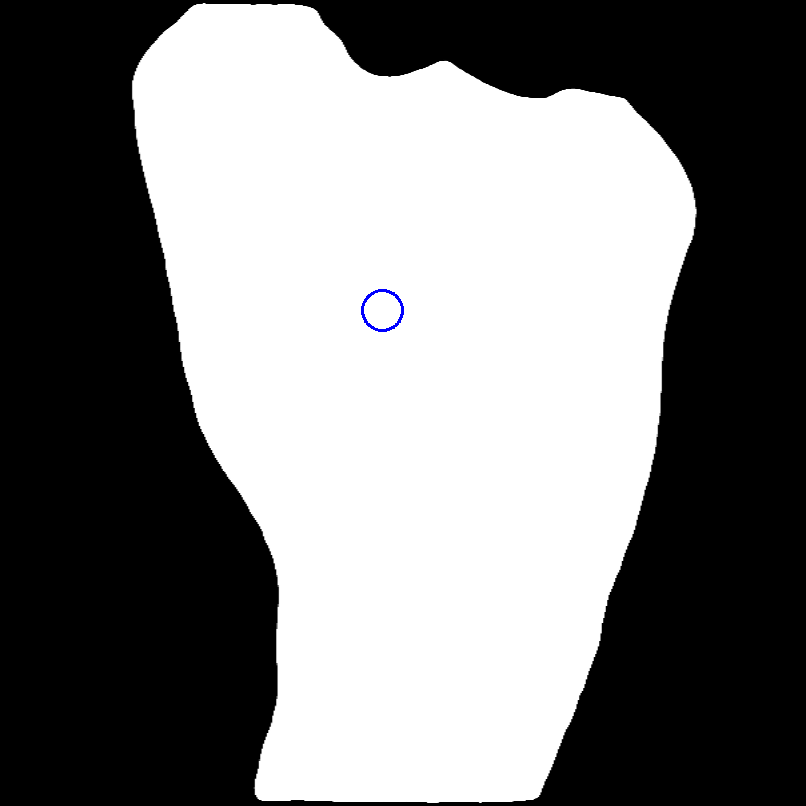
#> input picture Experimental/Deformation_Matching/computed_images/m1_center.png, 806 x 806 px
$ python polar_line_estimation.py computed_images/m1_center.png computed_images/m2_center.png computed_images/m1_edges.png computed_images/m2_edges.png
#> lines starting #> are read from the running program, lines starting #| are printed output that depends on the picture; after the words box and inside, x2 and y2 are one past the last pixel; in counts of white or black regions, pixels touching at a corner belong together
import cv2
import sys
import math
import time
from tqdm import tqdm
import numpy as np
from scipy import ndimage

def dist(t1, t2):
    return ((t1[0] - t2[0])**2 + (t1[1] - t2[1])**2)**0.5

def loadImgs(image_1_path, mask_1_path, image_2_path, mask_2_path):
#> called with image_1_path = 'computed_images/m1_center.png', mask_1_path = 'computed_images/m2_center.png', image_2_path = 'computed_images/m1_edges.png', mask_2_path = 'computed_images/m2_edges.png'
    img1 = cv2.imread(image_1_path)
#> img1 is the input picture: shape (806, 806, 3); mean B, G, R 124.9, 124.7, 124.7
    mask1 = cv2.imread(mask_1_path)
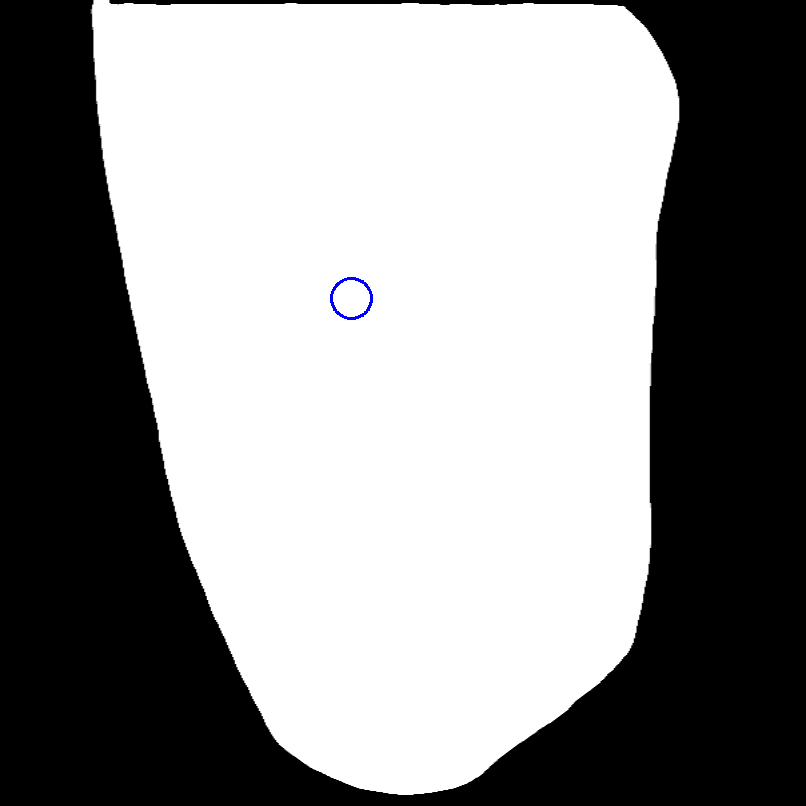
#> input picture Experimental/Deformation_Matching/computed_images/m2_center.png, 806 x 806 px
#> mask1 is the input picture: shape (806, 806, 3); mean B, G, R 145.6, 145.5, 145.5
    img2 = cv2.imread(image_2_path)
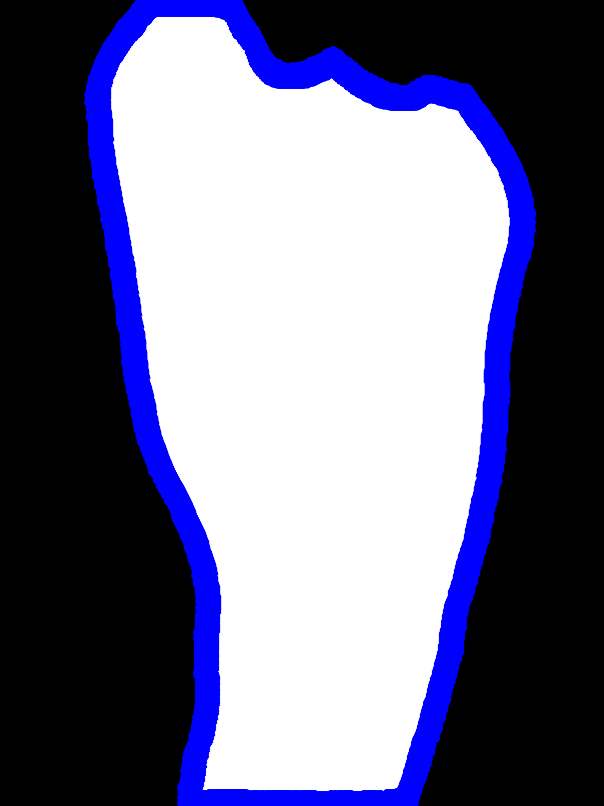
#> input picture Experimental/Deformation_Matching/computed_images/m1_edges.png, 604 x 806 px
#> img2 is the input picture: shape (806, 604, 3); mean B, G, R 139.4, 111.9, 111.9
    mask2 = cv2.imread(mask_2_path)
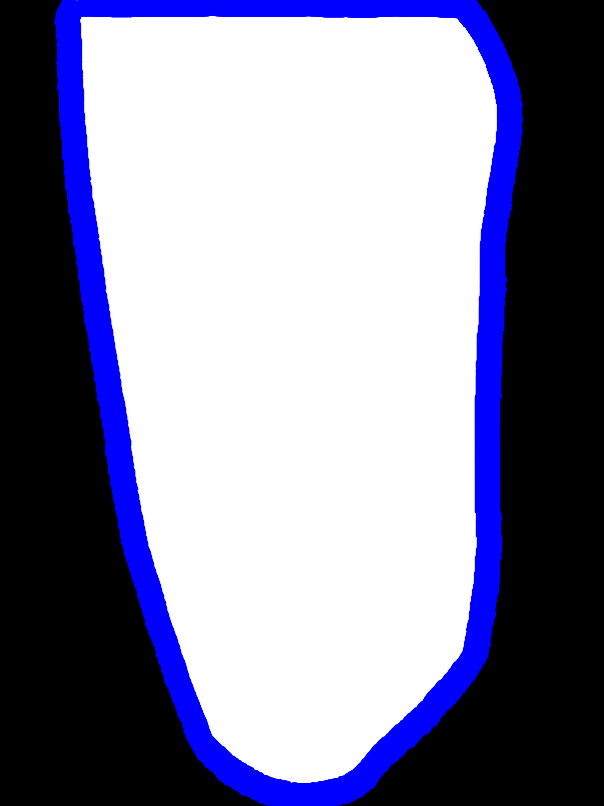
#> input picture Experimental/Deformation_Matching/computed_images/m2_edges.png, 604 x 806 px
#> mask2 is the input picture: shape (806, 604, 3); mean B, G, R 160.6, 133.2, 133.2

    # Show images
    scx, scy = 5, 10
    cv2.imshow('images', np.concatenate((cv2.resize(np.concatenate((img1,img2), axis=1), (img1.shape[1]//scx, img1.shape[0]//scy)), cv2.resize(np.concatenate((mask1,mask2), axis=1), (img1.shape[1]//scx, img1.shape[0]//scy))), axis=0))
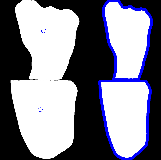
#> window 'images': shape (160, 161, 3); mean B, G, R 141.7, 129.6, 129.6
    cv2.waitKey(1000)
    cv2.destroyAllWindows()

    return (img1, mask1, img2, mask2)

def resizeImgs(img1, mask1, img2, mask2):
    scl = 5
    img1 = cv2.resize(img1, (img1.shape[1]//scl, img1.shape[0]//scl))
#> img1: shape (161, 161, 3)
    mask1 = cv2.resize(mask1, (mask1.shape[1]//scl, mask1.shape[0]//scl))
#> mask1: shape (161, 161, 3)
    img2 = cv2.resize(img2, (img2.shape[1]//scl, img2.shape[0]//scl))
#> img2: shape (161, 120, 3)
    mask2 = cv2.resize(mask2, (mask2.shape[1]//scl, mask2.shape[0]//scl))
#> mask2: shape (161, 120, 3)

    return (img1, mask1, img2, mask2)

def compute_center(mask, saveFile, showprocess=False, save=True):
    # Let's take only one layer of the mask
#> called with saveFile = 'computed_images/m1_center.png', showprocess = False, save = True
    layer1 = mask[:,:,0].copy()
    layer1[layer1 > 1] = 1
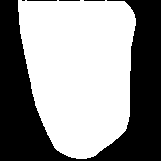
#> layer1: shape (161, 161); values 0 (black) and 1 (white), 57.5% white; 5 black regions (1 under 20 px), largest, box (x1, y1, x2, y2) and area: (0, 0, 161, 161) 10942, (27, 0, 57, 1) 30, (59, 0, 80, 1) 21, (84, 0, 105, 1) 21

    center_coordinates = (int(ndimage.center_of_mass(layer1)[0]), int(ndimage.center_of_mass(layer1)[1]))
#> center_coordinates = (70, 79)

    # put circle on image
    scl = 1
    image = cv2.circle(cv2.resize(mask, (mask.shape[0]//scl, mask.shape[0]//scl)), (center_coordinates[0]//scl, center_coordinates[1]//scl), 20, (255, 0, 0), 2)


    if showprocess:
        cv2.imshow("center", image)
        cv2.waitKey(1000)
        cv2.destroyAllWindows()

    if save:
        cv2.imwrite(saveFile, image)

    print(center_coordinates)
#| (70, 79)
    return center_coordinates


def compute_polar_line(mask, center, saveFile, showprocess=False, save=True):

    print("Starting edge search for image: ", saveFile)
    start = time.perf_counter()

    # set masks
    show_mask = mask.copy()
    singled_mask = mask[:,:,0].squeeze().copy()

    # Test 360 "rays" for each mask
    numrays = 5000 # [1,360)
    moveby = 0.5

    outline = []

    angle = 0
    while angle < 360:
        # Compute the first non-segmented pixel location
        # Compute the last segmented pixel location
        # Compute a point that "represents" the outermost point we need to keep
        # Keep in mind the previous ray's points (no huge jumps)

        # Search from center along angled line:
        leaving_points = []
        search_pnt = np.array(center)
        last_pnt = True # true represents in the segmented area
        cur_pnt = True # These two statements are assumptions
        movedby = 0
        while search_pnt[0] < singled_mask.shape[0] and search_pnt[0] > 0 and search_pnt[1] < singled_mask.shape[1] and search_pnt[1] > 0:

            cur_pnt = True if singled_mask[search_pnt[0], search_pnt[1]] > 0 else False

            if cur_pnt == False and last_pnt == True:
                leaving_points.append((search_pnt[0], search_pnt[1], angle))
                if save:
                    # Modifying the show point breaks the code???
                    cv2.drawMarker(show_mask, (search_pnt[1], search_pnt[0]),(255,0,0), markerType=cv2.MARKER_TRIANGLE_UP, markerSize=20, thickness=3, line_type=cv2.LINE_AA)
            else:
                if showprocess:
                    cv2.drawMarker(show_mask, (search_pnt[1], search_pnt[0]),(0,0,255), markerType=cv2.MARKER_TRIANGLE_UP, markerSize=20, thickness=3, line_type=cv2.LINE_AA)
                pass

            if showprocess:
                # Show image
                cv2.imshow("center", show_mask)
                cv2.waitKey(100)
                cv2.destroyAllWindows()

            # Update point location
            movedby += moveby
            search_pnt[0] = center[0] + movedby*math.sin(math.radians(angle))
            search_pnt[1] = center[1] + movedby*math.cos(math.radians(angle))

            last_pnt = cur_pnt

        # Add one leave point (or other estimate) to the outline
        try:
            outline.append(leaving_points[0])
        except:
            outline.append((search_pnt[0], search_pnt[1], angle))
            pass

        angle += 360.0/numrays
        # print("Angle: ", angle)

    print("Total time to process image points = ", time.perf_counter() - start)

    # Print Image
    if showprocess:
        print("Visualizing points:")
        start = time.perf_counter()
        for item in outline:
            if len(outline) > 1:
                for item2 in outline:
                    cv2.drawMarker(show_mask, tuple(item2),(0,0,255), markerType=cv2.MARKER_TRIANGLE_UP, markerSize=20, thickness=3, line_type=cv2.LINE_AA)
            else:
                cv2.drawMarker(show_mask, tuple(item),(0,0,255), markerType=cv2.MARKER_TRIANGLE_UP, markerSize=20, thickness=3, line_type=cv2.LINE_AA)

        cv2.imshow("center", show_mask)
        cv2.waitKey(3000)
        cv2.destroyAllWindows()
        print("Total time to visualizeimage points = ", time.perf_counter() - start)

    if save:
        cv2.imwrite(saveFile, show_mask)

    # print(len(outline))
    return outline

# [78 lines left out: functions visualize_pairs, deform_image, not called in this run]

if __name__ == "__main__":

    image_1_path = sys.argv[1]
    mask_1_path = sys.argv[2]
    image_2_path = sys.argv[3]
    mask_2_path = sys.argv[4]

    print("Loading images from sources\n   (1)", image_1_path, "\n   (2)", mask_1_path, "\n   (3)", image_2_path, "\n   (4)", mask_2_path)

    img1, mask1, img2, mask2 = loadImgs(image_1_path, mask_1_path, image_2_path, mask_2_path)
    img1, mask1, img2, mask2 = resizeImgs(img1, mask1, img2, mask2)
    assert img1.shape == mask1.shape
    assert img2.shape == mask2.shape

    center_m1 = compute_center(mask1, "computed_images/m1_center.png")
#> center_m1 = (70, 79)
    center_m2 = compute_center(mask2, "computed_images/m2_center.png")
#> call 2 of compute_center, with saveFile = 'computed_images/m2_center.png', showprocess = False, save = True
#> in compute_center (call 2), `layer1[layer1 > 1] = 1`:
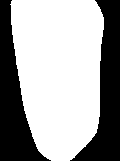
#> layer1: shape (161, 120); values 0 (black) and 1 (white), 63.5% white; 2 black regions, box (x1, y1, x2, y2) and area: (70, 0, 120, 161) 3590, (0, 0, 51, 161) 3455
#> in compute_center (call 2), `center_coordinates = (int(ndimage.center_of_mass(layer1)[0]), int(ndim..`: center_coordinates = (71, 58)
#> in compute_center (call 2), `image = cv2.circle(cv2.resize(mask, (mask.shape[0]//scl, mask.shape[0]..`:
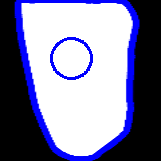
#> image: shape (161, 161, 3); mean of channels 0, 1, 2 160.6, 129.5, 129.5; drawn as B, G, R
#| (71, 58)
#> center_m2 = (71, 58)

    x1 = (center_m1[0] + center_m2[0])//2
#> x1 = 70
    x2 = (center_m1[1] + center_m2[1])//2
#> x2 = 68
    center = (x1,x2)
#> center = (70, 68)

    m1_edge_pts = compute_polar_line(mask1, center, "computed_images/m1_edges.png")
#> in compute_polar_line, `search_pnt = np.array(center)`: search_pnt = [70, 68]
#> in compute_polar_line, `cur_pnt = True if singled_mask[search_pnt[0], search_pnt[1]] > 0 else ..`: cur_pnt = True
    m2_edge_pts = compute_polar_line(mask2, center, "computed_images/m2_edges.png")

    # visualize_pairs(img1, m1_edge_pts, img2, m2_edge_pts)

    # Now we have the centers, edges, and the lines that connect them. We simply have to "extend" the lines of pixels in one image to the other image.
    deform_image(img1, center, m1_edge_pts, m2_edge_pts, "computed_images/deformed_" + sys.argv[1].split('/')[-1])
